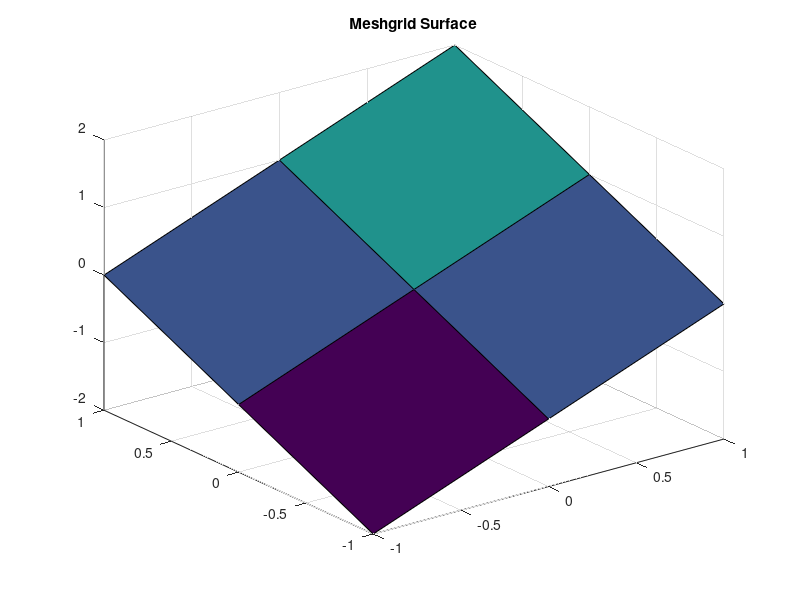

MATLAB code to generate this figure:
[xg, yg] = meshgrid([-1, 0, 1], [-1, 0, 1]);
z = xg + yg;
f = figure(36);
surface = surf(xg, yg, z);
title("Meshgrid Surface");
current = gcf();
